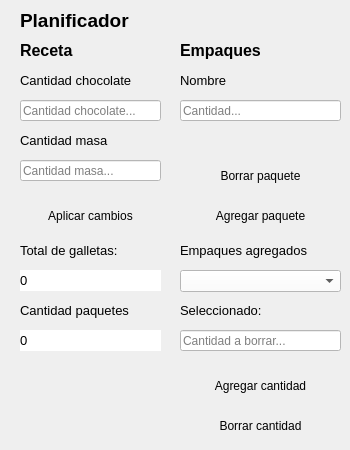
     <widget class="QWidget" name="planner_page">
      <widget class="QLabel" name="label_4">
       <property name="geometry">
        <rect>
         <x>20</x>
         <y>10</y>
         <width>121</width>
         <height>21</height>
        </rect>
       </property>
       <property name="font">
        <font>
         <pointsize>14</pointsize>
         <weight>75</weight>
         <bold>true</bold>
        </font>
       </property>
       <property name="text">
        <string>Planificador</string>
       </property>
      </widget>
      <widget class="QLabel" name="label_9">
       <property name="geometry">
        <rect>
         <x>20</x>
         <y>40</y>
         <width>121</width>
         <height>21</height>
        </rect>
       </property>
       <property name="font">
        <font>
         <pointsize>12</pointsize>
         <weight>75</weight>
         <bold>true</bold>
        </font>
       </property>
       <property name="text">
        <string>Receta</string>
       </property>
      </widget>
      <widget class="QLabel" name="label_10">
       <property name="geometry">
        <rect>
         <x>20</x>
         <y>70</y>
         <width>161</width>
         <height>21</height>
        </rect>
       </property>
       <property name="font">
        <font>
         <pointsize>10</pointsize>
         <weight>50</weight>
         <bold>false</bold>
        </font>
       </property>
       <property name="text">
        <string>Cantidad chocolate</string>
       </property>
      </widget>
      <widget class="QLineEdit" name="lineEdit">
       <property name="geometry">
        <rect>
         <x>20</x>
         <y>100</y>
         <width>141</width>
         <height>21</height>
        </rect>
       </property>
       <property name="styleSheet">
        <string notr="true">background-color: rgb(255, 255, 255);
color: rgb(0, 0, 0);</string>
       </property>
       <property name="inputMask">
        <string/>
       </property>
       <property name="maxLength">
        <number>10</number>
       </property>
       <property name="placeholderText">
        <string>Cantidad chocolate...</string>
       </property>
      </widget>
      <widget class="QLabel" name="label_11">
       <property name="geometry">
        <rect>
         <x>20</x>
         <y>130</y>
         <width>161</width>
         <height>21</height>
        </rect>
       </property>
       <property name="font">
        <font>
         <pointsize>10</pointsize>
         <weight>50</weight>
         <bold>false</bold>
        </font>
       </property>
       <property name="text">
        <string>Cantidad masa</string>
       </property>
      </widget>
      <widget class="QLineEdit" name="lineEdit_2">
       <property name="geometry">
        <rect>
         <x>20</x>
         <y>160</y>
         <width>141</width>
         <height>21</height>
        </rect>
       </property>
       <property name="styleSheet">
        <string notr="true">background-color: rgb(255, 255, 255);
color: rgb(0, 0, 0);</string>
       </property>
       <property name="inputMask">
        <string/>
       </property>
       <property name="maxLength">
        <number>10</number>
       </property>
       <property name="placeholderText">
        <string>Cantidad masa...</string>
       </property>
      </widget>
      <widget class="QLabel" name="label_12">
       <property name="geometry">
        <rect>
         <x>180</x>
         <y>40</y>
         <width>101</width>
         <height>21</height>
        </rect>
       </property>
       <property name="font">
        <font>
         <pointsize>12</pointsize>
         <weight>75</weight>
         <bold>true</bold>
        </font>
       </property>
       <property name="text">
        <string>Empaques</string>
       </property>
      </widget>
      <widget class="QLabel" name="label_14">
       <property name="geometry">
        <rect>
         <x>180</x>
         <y>70</y>
         <width>161</width>
         <height>21</height>
        </rect>
       </property>
       <property name="font">
        <font>
         <pointsize>10</pointsize>
         <weight>50</weight>
         <bold>false</bold>
        </font>
       </property>
       <property name="text">
        <string>Nombre</string>
       </property>
      </widget>
      <widget class="QLineEdit" name="lineEdit_4">
       <property name="geometry">
        <rect>
         <x>180</x>
         <y>100</y>
         <width>161</width>
         <height>21</height>
        </rect>
       </property>
       <property name="styleSheet">
        <string notr="true">background-color: rgb(255, 255, 255);
color: rgb(0, 0, 0);</string>
       </property>
       <property name="inputMask">
        <string/>
       </property>
       <property name="maxLength">
        <number>10</number>
       </property>
       <property name="placeholderText">
        <string>Cantidad...</string>
       </property>
      </widget>
      <widget class="QPushButton" name="pushButton_9">
       <property name="geometry">
        <rect>
         <x>20</x>
         <y>200</y>
         <width>141</width>
         <height>31</height>
        </rect>
       </property>
       <property name="cursor">
        <cursorShape>PointingHandCursor</cursorShape>
       </property>
       <property name="autoFillBackground">
        <bool>false</bool>
       </property>
       <property name="styleSheet">
        <string notr="true">background-color: rgb(40, 49, 73);
selection-color: rgb(40, 49, 73);</string>
       </property>
       <property name="text">
        <string>Aplicar cambios</string>
       </property>
       <property name="autoDefault">
        <bool>false</bool>
       </property>
       <property name="default">
        <bool>true</bool>
       </property>
       <property name="flat">
        <bool>true</bool>
       </property>
      </widget>
      <widget class="QPushButton" name="pushButton_10">
       <property name="geometry">
        <rect>
         <x>180</x>
         <y>200</y>
         <width>161</width>
         <height>31</height>
        </rect>
       </property>
       <property name="cursor">
        <cursorShape>PointingHandCursor</cursorShape>
       </property>
       <property name="autoFillBackground">
        <bool>false</bool>
       </property>
       <property name="styleSheet">
        <string notr="true">background-color: rgb(40, 49, 73);</string>
       </property>
       <property name="text">
        <string>Agregar paquete</string>
       </property>
       <property name="autoDefault">
        <bool>false</bool>
       </property>
       <property name="default">
        <bool>true</bool>
       </property>
       <property name="flat">
        <bool>true</bool>
       </property>
      </widget>
      <widget class="QLabel" name="label_15">
       <property name="geometry">
        <rect>
         <x>180</x>
         <y>240</y>
         <width>161</width>
         <height>21</height>
        </rect>
       </property>
       <property name="font">
        <font>
         <pointsize>10</pointsize>
         <weight>50</weight>
         <bold>false</bold>
        </font>
       </property>
       <property name="text">
        <string>Empaques agregados</string>
       </property>
      </widget>
      <widget class="QComboBox" name="comboBox_2">
       <property name="geometry">
        <rect>
         <x>180</x>
         <y>270</y>
         <width>161</width>
         <height>22</height>
        </rect>
       </property>
       <property name="autoFillBackground">
        <bool>false</bool>
       </property>
       <property name="styleSheet">
        <string notr="true">background-color: rgb(255, 255, 255);
color: rgb(0, 0, 0);</string>
       </property>
      </widget>
      <widget class="QLabel" name="label_16">
       <property name="geometry">
        <rect>
         <x>180</x>
         <y>300</y>
         <width>161</width>
         <height>21</height>
        </rect>
       </property>
       <property name="font">
        <font>
         <pointsize>10</pointsize>
         <weight>50</weight>
         <bold>false</bold>
        </font>
       </property>
       <property name="text">
        <string>Seleccionado:</string>
       </property>
      </widget>
      <widget class="QLineEdit" name="lineEdit_5">
       <property name="geometry">
        <rect>
         <x>180</x>
         <y>330</y>
         <width>161</width>
         <height>21</height>
        </rect>
       </property>
       <property name="styleSheet">
        <string notr="true">background-color: rgb(255, 255, 255);
color: rgb(0, 0, 0);</string>
       </property>
       <property name="inputMask">
        <string/>
       </property>
       <property name="maxLength">
        <number>10</number>
       </property>
       <property name="placeholderText">
        <string>Cantidad a borrar...</string>
       </property>
      </widget>
      <widget class="QPushButton" name="pushButton_11">
       <property name="geometry">
        <rect>
         <x>180</x>
         <y>410</y>
         <width>161</width>
         <height>31</height>
        </rect>
       </property>
       <property name="cursor">
        <cursorShape>PointingHandCursor</cursorShape>
       </property>
       <property name="autoFillBackground">
        <bool>false</bool>
       </property>
       <property name="styleSheet">
        <string notr="true">background-color: rgb(40, 49, 73);</string>
       </property>
       <property name="text">
        <string>Borrar cantidad</string>
       </property>
       <property name="autoDefault">
        <bool>false</bool>
       </property>
       <property name="default">
        <bool>true</bool>
       </property>
       <property name="flat">
        <bool>true</bool>
       </property>
      </widget>
      <widget class="QLabel" name="label_17">
       <property name="geometry">
        <rect>
         <x>20</x>
         <y>240</y>
         <width>141</width>
         <height>21</height>
        </rect>
       </property>
       <property name="font">
        <font>
         <pointsize>10</pointsize>
         <weight>50</weight>
         <bold>false</bold>
        </font>
       </property>
       <property name="text">
        <string>Total de galletas:</string>
       </property>
      </widget>
      <widget class="QLabel" name="label_18">
       <property name="geometry">
        <rect>
         <x>20</x>
         <y>270</y>
         <width>141</width>
         <height>21</height>
        </rect>
       </property>
       <property name="font">
        <font>
         <pointsize>10</pointsize>
         <weight>50</weight>
         <bold>false</bold>
        </font>
       </property>
       <property name="autoFillBackground">
        <bool>false</bool>
       </property>
       <property name="styleSheet">
        <string notr="true">color: rgb(0, 0, 0);
background-color: rgb(255, 255, 255);</string>
       </property>
       <property name="text">
        <string>0</string>
       </property>
      </widget>
      <widget class="QLabel" name="label_19">
       <property name="geometry">
        <rect>
         <x>20</x>
         <y>300</y>
         <width>141</width>
         <height>21</height>
        </rect>
       </property>
       <property name="font">
        <font>
         <pointsize>10</pointsize>
         <weight>50</weight>
         <bold>false</bold>
        </font>
       </property>
       <property name="text">
        <string>Cantidad paquetes</string>
       </property>
      </widget>
      <widget class="QPushButton" name="pushButton_12">
       <property name="geometry">
        <rect>
         <x>180</x>
         <y>160</y>
         <width>161</width>
         <height>31</height>
        </rect>
       </property>
       <property name="cursor">
        <cursorShape>PointingHandCursor</cursorShape>
       </property>
       <property name="autoFillBackground">
        <bool>false</bool>
       </property>
       <property name="styleSheet">
        <string notr="true">background-color: rgb(40, 49, 73);</string>
       </property>
       <property name="text">
        <string>Borrar paquete</string>
       </property>
       <property name="autoDefault">
        <bool>false</bool>
       </property>
       <property name="default">
        <bool>true</bool>
       </property>
       <property name="flat">
        <bool>true</bool>
       </property>
      </widget>
      <widget class="QPushButton" name="pushButton_13">
       <property name="geometry">
        <rect>
         <x>180</x>
         <y>370</y>
         <width>161</width>
         <height>31</height>
        </rect>
       </property>
       <property name="cursor">
        <cursorShape>PointingHandCursor</cursorShape>
       </property>
       <property name="autoFillBackground">
        <bool>false</bool>
       </property>
       <property name="styleSheet">
        <string notr="true">background-color: rgb(40, 49, 73);</string>
       </property>
       <property name="text">
        <string>Agregar cantidad</string>
       </property>
       <property name="autoDefault">
        <bool>false</bool>
       </property>
       <property name="default">
        <bool>true</bool>
       </property>
       <property name="flat">
        <bool>true</bool>
       </property>
      </widget>
      <widget class="QLabel" name="label_20">
       <property name="geometry">
        <rect>
         <x>20</x>
         <y>330</y>
         <width>141</width>
         <height>21</height>
        </rect>
       </property>
       <property name="font">
        <font>
         <pointsize>10</pointsize>
         <weight>50</weight>
         <bold>false</bold>
        </font>
       </property>
       <property name="autoFillBackground">
        <bool>false</bool>
       </property>
       <property name="styleSheet">
        <string notr="true">color: rgb(0, 0, 0);
background-color: rgb(255, 255, 255);</string>
       </property>
       <property name="text">
        <string>0</string>
       </property>
      </widget>
     </widget>
